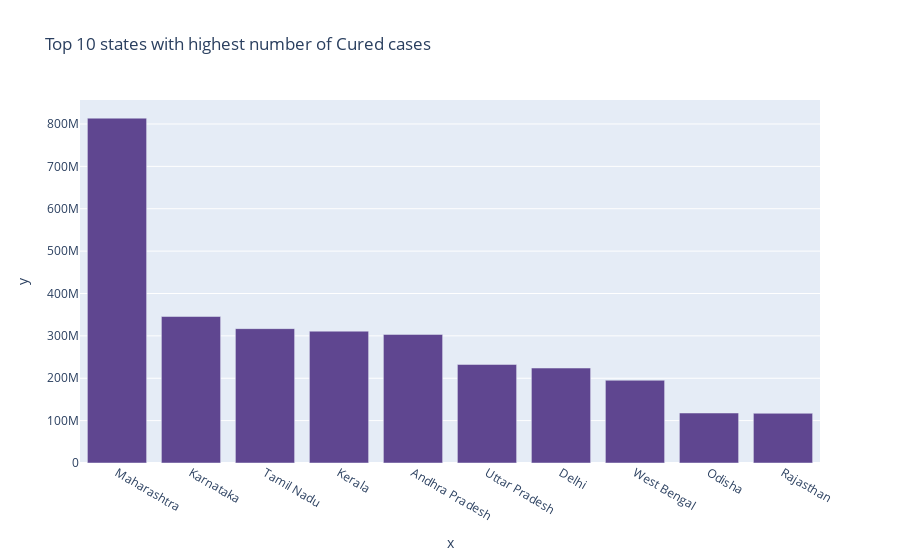

Here is the notebook cell this chart was saved with:
### Code cell
px.bar(x=state_wise.nlargest(10,"Cured")["State/UnionTerritory"],
       y = state_wise.nlargest(10,"Cured")["Cured"],
       color_discrete_sequence=px.colors.qualitative.Prism,
       title="Top 10 states with highest number of Cured cases")

### Figure 1 — Plotly figure (JSON) as saved in the notebook; plotly's stock layout.template omitted (floating-point values rounded to 4 significant figures)
{"data": [{"alignmentgroup": "True", "hovertemplate": "x=%{x}<br>y=%{y}<extra></extra>", "legendgroup": "", "marker": {"color": "rgb(95, 70, 144)", "pattern": {"shape": ""}}, "name": "", "offsetgroup": "", "orientation": "v", "showlegend": false, "textposition": "auto", "type": "bar", "x": ["Maharashtra", "Karnataka", "Tamil Nadu", "Kerala", "Andhra Pradesh", "Uttar Pradesh", "Delhi", "West Bengal", "Odisha", "Rajasthan"], "xaxis": "x", "y": [813788907, 345648926, 317067499, 311127643, 303427899, 232529439, 224062704, 195296839, 117984789, 117312772], "yaxis": "y"}], "layout": {"barmode": "relative", "legend": {"tracegroupgap": 0}, "title": {"text": "Top 10 states with highest number of Cured cases"}, "xaxis": {"anchor": "y", "domain": [0, 1], "title": {"text": "x"}}, "yaxis": {"anchor": "x", "domain": [0, 1], "title": {"text": "y"}}}}
